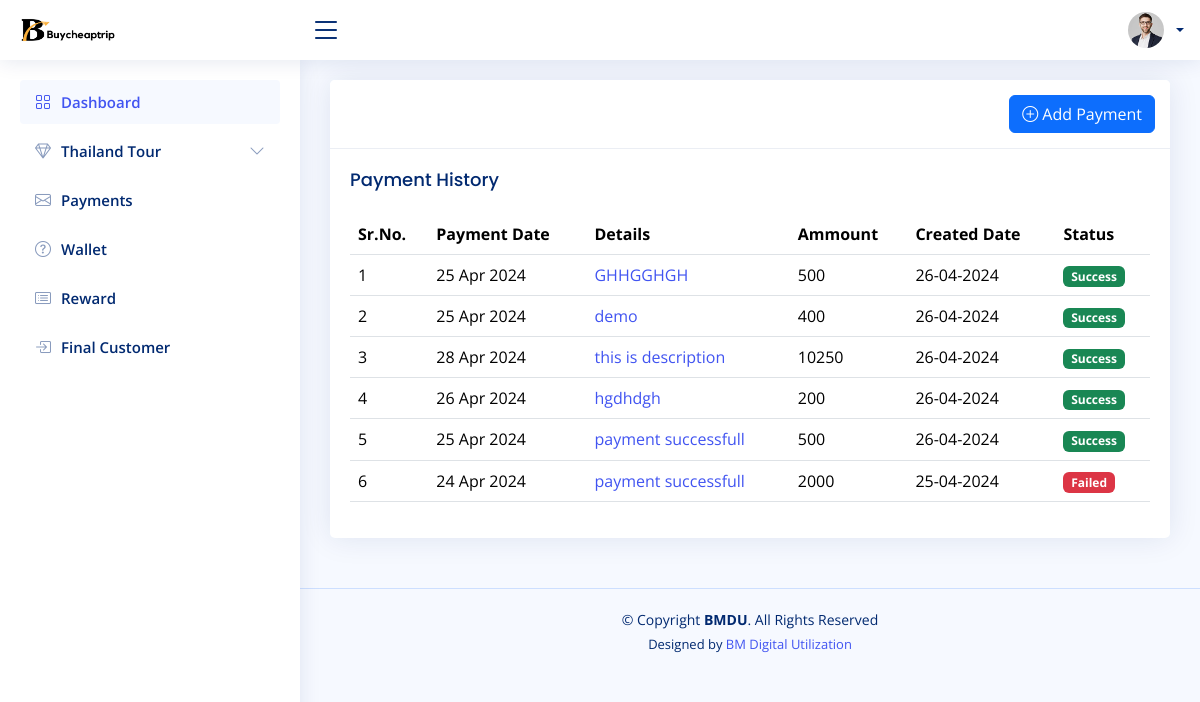
Page /users/thailand_payment.php (signed in) on the committed database.
### tables this page shows
CREATE TABLE `thailand_payment` (
  `pay_id` int(11) NOT NULL,
  `user_ammount` double NOT NULL,
  `description` varchar(255) NOT NULL,
  `file` varchar(100) NOT NULL,
  `payment_date` varchar(100) NOT NULL,
  `payment_id` varchar(15) NOT NULL,
  `debit` double DEFAULT NULL,
  `credit` double DEFAULT NULL,
  `final_ammount` double DEFAULT NULL,
  `created_date` datetime NOT NULL DEFAULT current_timestamp(),
  `account_details` varchar(100) NOT NULL,
  `status` enum('Pending','Accept','Denied','') NOT NULL DEFAULT 'Pending',
  `reward` double DEFAULT NULL,
  `feedback` varchar(100) DEFAULT NULL
);

### users/thailand_payment.php (the view, shortened to what this page needs)
<?php
include "../connection.php";
?>
<?php include('header.php'); ?>
<?php include('sidebar.php'); ?>
<main id="main" class="main">
    <section class="section">
        <div class="row">
            <div class="col-lg-12">
                <div class="card">
                    <div class="card-header"><a href="thailand_payment_form" class="btn btn-primary float-end"><i class="bi bi-plus-circle"></i> Add Payment</a></div>
                    <div class="card-body">
                        <h5 class="card-title">Payment History</h5>
                        <table class="table datatable">
                            <thead>
                                <tr>
                                    <th>Sr.No.</th>
                                    <th>Payment Date</th>
                                    <th>Details</th>
                                    <th>Ammount</th>
                                    <th data-type="date" data-format="YYYY/DD/MM">Created Date</th>
                                    <th>Status</th>
                                </tr>
                            </thead>
                            <tbody>
                                <?php
                                $a = 1;
                                $query = "SELECT * FROM `thailand_payment` where account_details='$_SESSION[userEmail]' ORDER BY pay_id DESC";
                                $res = mysqli_query($conn, $query);
                                while ($payment = mysqli_fetch_assoc($res)) {
                                ?>
                                    <tr>
                                        <td><?php echo $a ?></td>
                                        <?php
                                        $timestamp = strtotime($payment['payment_date']);
                                        $formatted_date = date("d M Y", $timestamp);
                                        ?>
                                        <td><?php echo $formatted_date ?></td>
                                        <td> <a href="thailand_payment_details?payment_id=<?php echo $payment['payment_id'] ?>"><?php echo $payment['description'] ?></a></td>
                                        <td><?php echo $payment['user_ammount'] ?></td>
                                        <td><?php echo date('d-m-Y', strtotime($payment['created_date'])); ?></td>
                                        <td>
                                            <?php
                                            if ($payment['status'] == 'Pending') {
                                                echo "<span class='badge bg-warning'>Pending</span>";
                                            } elseif ($payment['status'] == 'Accept') {
                                                echo "<span class='badge bg-success'>Success</span>";
                                            } else {
                                                echo "<span class='badge bg-danger'>Failed</span>";
                                            }
                                            ?>
                                        </td>
                                    </tr>
                                <?php
                                    $a++;
                                }
                                ?>
                            </tbody>
                        </table>
                    </div>
                </div>
            </div>
        </div>
    </section>
</main>
<?php include "footer.php"; ?>

### users/assets/css/style.css (style rules this page uses)
:root { scroll-behavior: smooth; }
body { font-family: "Open Sans", sans-serif; background: #f6f9ff; color: #444444; }
a { color: #4154f1; text-decoration: none; }
h1, h2, h3, h4, h5, h6 { font-family: "Nunito", sans-serif; }
#main { margin-top: 60px; padding: 20px 30px; transition: all 0.3s; }
.card { margin-bottom: 30px; border: none; border-radius: 5px; box-shadow: 0px 0 30px rgba(1, 41, 112, 0.1); }
.card-header, .card-footer { border-color: #ebeef4; background-color: #fff; color: #798eb3; padding: 15px; }
.card-title { padding: 20px 0 15px 0; font-size: 18px; font-weight: 500; color: #012970; font-family: "Poppins", sans-serif; }
.card-body { padding: 0 20px 20px 20px; }
@media (min-width: 1200px) { #main, #footer { margin-left: 300px; } }

### rows in the picture
thailand_payment: payment_date "25 Apr 2024", description "GHHGGHGH", user_ammount "500", created_date "26-04-2024", status "Success"
thailand_payment: payment_date "25 Apr 2024", description "demo", user_ammount "400", created_date "26-04-2024", status "Success"
thailand_payment: payment_date "28 Apr 2024", description "this is description", user_ammount "10250", created_date "26-04-2024", status "Success"
thailand_payment: payment_date "26 Apr 2024", description "hgdhdgh", user_ammount "200", created_date "26-04-2024", status "Success"
thailand_payment: payment_date "25 Apr 2024", description "payment successfull", user_ammount "500", created_date "26-04-2024", status "Success"
thailand_payment: payment_date "24 Apr 2024", description "payment successfull", user_ammount "2000", created_date "25-04-2024", status "Failed"
